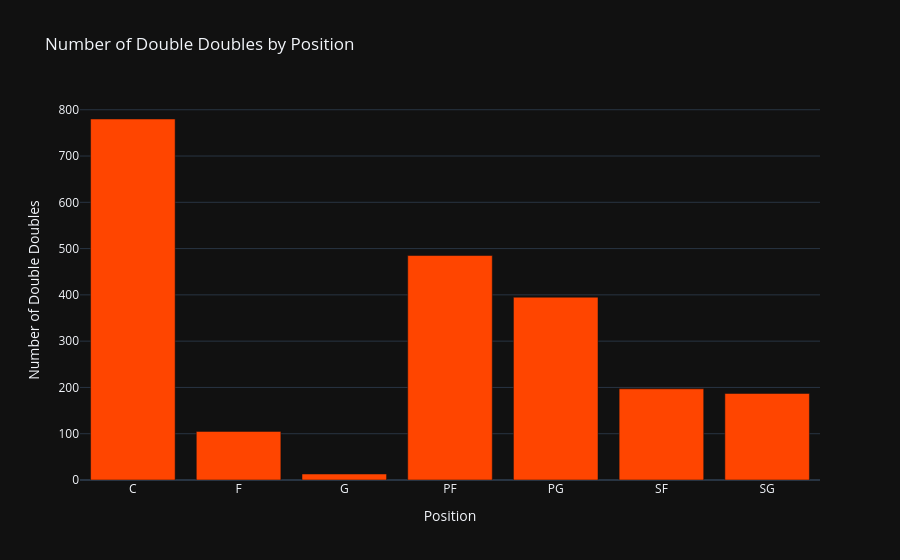

Notebook cell for this chart:
### Code cell
double_doubles_by_position = df.groupby('Position')['Double_Doubles'].sum().reset_index()
triple_doubles_by_position = df.groupby('Position')['Triple_Doubles'].sum().reset_index()

fig_double_doubles = go.Figure()
fig_double_doubles.add_trace(go.Bar(x=double_doubles_by_position['Position'],
                                   y=double_doubles_by_position['Double_Doubles'],
                                   name='Double Doubles',
                                   marker_color='orangered'))

fig_triple_doubles = go.Figure()
fig_triple_doubles.add_trace(go.Bar(x=triple_doubles_by_position['Position'],
                                   y=triple_doubles_by_position['Triple_Doubles'],
                                   name='Triple Doubles',
                                   marker_color='white'))

fig_double_doubles.update_layout(title='Number of Double Doubles by Position',
                                 xaxis_title='Position',
                                 yaxis_title='Number of Double Doubles',
                                 template='plotly_dark')

fig_triple_doubles.update_layout(title='Number of Triple Doubles by Position',
                                 xaxis_title='Position',
                                 yaxis_title='Number of Triple Doubles',
                                 template='plotly_dark')
fig_double_doubles.show()
fig_triple_doubles.show()

### Figure 1 — Plotly figure (JSON) as saved in the notebook; plotly's stock layout.template omitted (floating-point values rounded to 4 significant figures)
{"data": [{"marker": {"color": "orangered"}, "name": "Double Doubles", "x": ["C", "F", "G", "PF", "PG", "SF", "SG"], "y": [780, 105, 13, 485, 395, 197, 187], "type": "bar"}], "layout": {"title": {"text": "Number of Double Doubles by Position"}, "xaxis": {"title": {"text": "Position"}}, "yaxis": {"title": {"text": "Number of Double Doubles"}}}}
